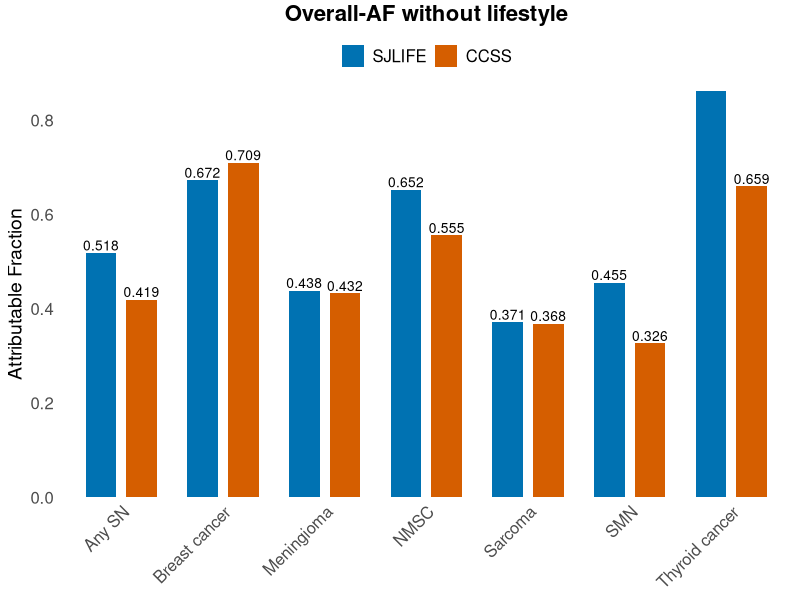

Here is the R script that generated this plot:
# Load required libraries
library(ggplot2)
library(ggthemes)  # For additional themes

# Create a data frame with your data
data <- data.frame(
  SN_types = c("Any SN", "SMN", "NMSC", "Breast cancer", "Thyroid cancer", "Meningioma", "Sarcoma"),
  SJLIFE = c(0.518, 0.455, 0.652, 0.672, 0.862, 0.438, 0.371),
  CCSS = c(0.419, 0.326, 0.555, 0.709, 0.659, 0.432, 0.368)
)

# Reshape the data for ggplot2
library(reshape2)
data_melted <- melt(data, id.vars = "SN_types")

# Create the grouped bar chart
ggplot(data_melted, aes(x = SN_types, y = value, fill = variable)) +
  geom_bar(stat = "identity", position = position_dodge(width = 0.8), width = 0.6) +
  
  # Customize the theme and appearance
  theme_minimal() +
  theme(axis.text.x = element_text(angle = 45, hjust = 1, size = 12),  # Adjust font size and angle
        axis.text.y = element_text(size = 12),
        axis.title.y = element_text(size = 14),  # Customize Y-axis title
        legend.title = element_blank(),  # Remove legend title
        legend.text = element_text(size = 12),  # Adjust legend font size
        plot.title = element_text(size = 16, hjust = 0.5, vjust = 1.5, face = "bold"),  # Title formatting
        panel.grid.major = element_blank(),  # Remove major gridlines
        panel.grid.minor = element_blank()   # Remove minor gridlines
        
  ) +
  
  # Customize colors
  scale_fill_manual(values = c("SJLIFE" = "#0072B2", "CCSS" = "#D55E00")) +  # Use color codes
  
  # Add labels
  labs(title = "Overall-AF without lifestyle", y = "Attributable Fraction", x = NULL) +
  
  # Remove extra space at the bottom of the Y-axis
  scale_y_continuous(expand = c(0, 0)) +
  
  # Add data labels
  geom_text(aes(label = sprintf("%.3f", value)), position = position_dodge(width = 0.8), vjust = -0.25, size = 3.5) +
  
  # Adjust legend position
  theme(legend.position="top", legend.box = "horizontal") 
  
  ## Add caption
  # labs(caption = "Data source: Your Source")

# Save the plot as a high-resolution image
# ggsave("grouped_bar_chart.png", width = 10, height = 6, dpi = 300)
